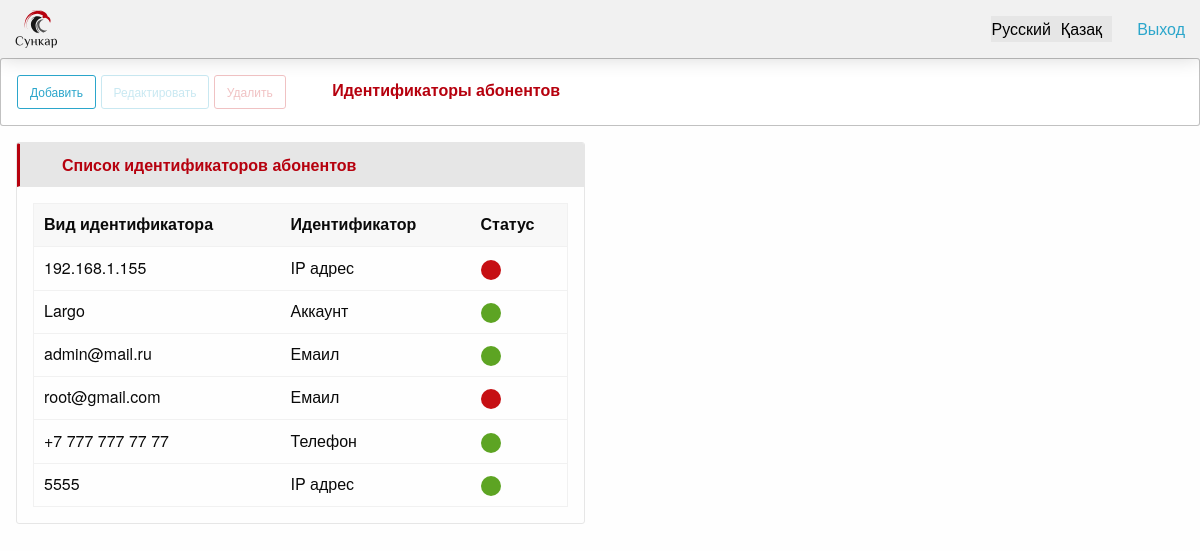
The app's page /person_identifiers/ with its own data.
### apps/kernel/models.py (models this page shows, shortened)
class PersonIdentifier(TimestampMixin):
    class Meta:
        verbose_name = 'Идентификатор абонента'
        verbose_name_plural = 'Идентификаторы абонентов'
        permissions = (
            (
                'menu_view_person_identifiers',
                'Идентификаторы абонентов - в Меню'
            ),
        )
    name = models.CharField(
        max_length=256,
        verbose_name=_('person_identifiers_name')
    )
    kind = models.CharField(
        max_length=16,
        choices=PERSONIDENTIFIER_KIND,
        verbose_name=_('person_identifiers_kind')
    )
    state = models.BooleanField(
        default=True,
        verbose_name='Статус'
    )

### apps/kernel/views.py (the view)
class PersonIdentifierView(ListView):
    template_name = 'kernel/person_identifier/index.html'
    model = models.PersonIdentifier
    context_object_name = 'person_identifiers'
    def get_context_data(self, *, object_list=None, **kwargs):
        ctx = super().get_context_data(**kwargs)
        ctx['form_obj'] = forms.PersonIdentifierForm
        return ctx

### apps/system/context_processors.py (called while the page is built, shortened)
def menu_context(request):
    context_data = dict()
    user = request.user
    if not request.user.is_authenticated:
        return context_data

### apps/kernel/templates/kernel/person_identifier/index.html (shortened to what this page needs)
{% extends 'kernel/person_identifier/base_person_identifier.html' %}
{% load i18n %}
{% block actions %}
    <a class="button small hollow button_custom" onclick="onAdd()">
        {% translate 'add_button' %}
    </a>
    <button class="button small hollow button_custom action_button" disabled onclick="onEdit(this)">
        {% translate 'edit_button' %}
    </button>
    <button class="button small hollow alert button_custom action_button" disabled data-open="delete-window"
            onclick="onDelete(this)">
        {% translate 'delete_button' %}
    </button>
    <span class="headers_section">
        {% translate 'header_section_person_id' %}
    </span>
{% endblock %}
{% block content %}
    <div class="card">
        <div class="card-divider">
            <span class="headers_local">
                {% translate 'header_list_person_id' %}
            </span>
        </div>
        <div class="card-section">
            <table class="unstriped">
                <thead>
                <tr>
                    <th>{% translate 'person_id_table_kind' %}</th>
                    <th>{% translate 'person_id_table_id' %}</th>
                    <th>{% translate 'person_id_table_state' %}</th>
                </tr>
                </thead>
                <tbody>
                {% for obj in person_identifiers %}
                    <tr class="items" id="{{ obj.id }}">
                        <td>
                            {{ obj.name }}
                        </td>
                        <td>
                            {{ obj.get_kind_display }}
                        </td>
                        <td>
                            {% if obj.state %}
                                <span class="badge success">&nbsp;</span>
                            {% else %}
                                <span class="badge alert">&nbsp;</span>
                            {% endif %}
                        </td>
                    </tr>
                {% endfor %}
                </tbody>
            </table>
        </div>
    </div>
{% endblock %}

### apps/system/static/css/app.css (style rules this page uses)
.button_custom { margin-bottom: 0; }
.headers_section { margin: 0; font-weight: 600; padding: 9px 20px 9px 42px; color: #b6010e; outline: none; border-radius: 0; user-select: none; }
.headers_local { border: 1px solid #e6e6e6; border-left: 3px solid #b6010e; margin: 0; font-weight: 600; padding: 9px 20px 9px 42px; color: #b6010e; outline: none; border-radius: 0; user-select: none; }
.card-divider { padding: 0 !important; }

### records on screen
PersonIdentifier: name "192.168.1.155", kind "IP адрес", state False (drawn)
PersonIdentifier: name "Largo", kind "Аккаунт", state True (drawn)
PersonIdentifier: name "admin@mail.ru", kind "Емаил", state True (drawn)
PersonIdentifier: name "root@gmail.com", kind "Емаил", state False (drawn)
PersonIdentifier: name "+7 777 777 77 77", kind "Телефон", state True (drawn)
PersonIdentifier: name "5555", kind "IP адрес", state True (drawn)

### other values on screen
{{ language.name_local }} "Русский" "Қазақ"
